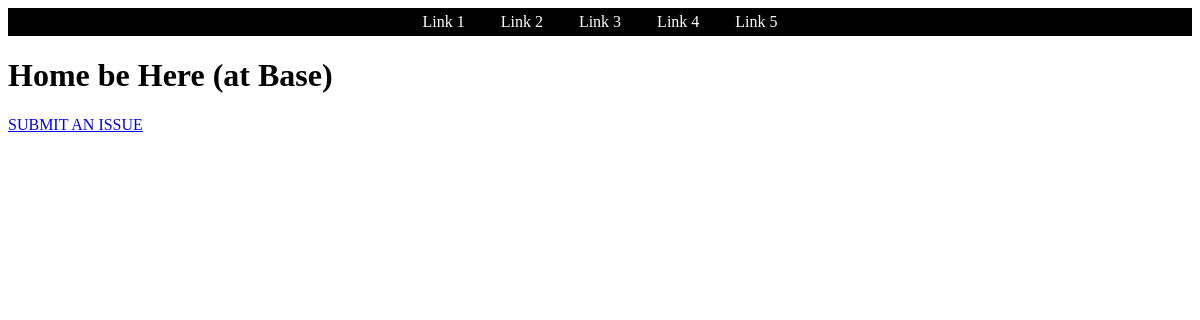
Before: / with the older database file.
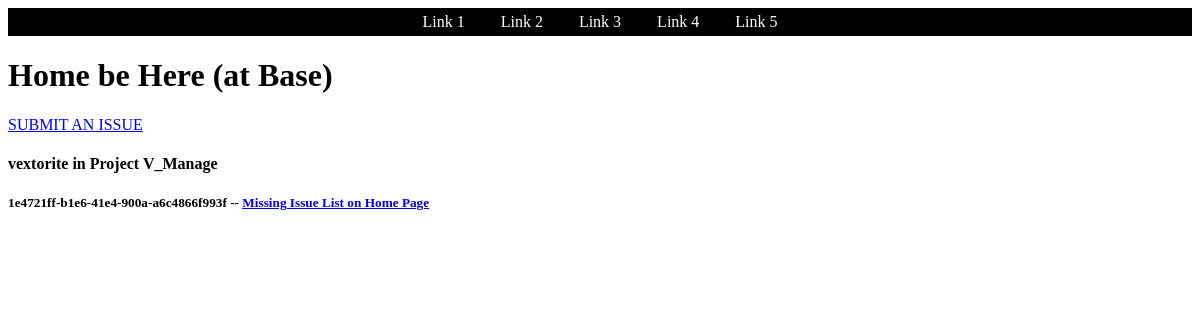
After: the same page with the newer database file.
### base/models.py (models this page shows, shortened)
class Issue(models.Model):
    user = models.ForeignKey(User, on_delete=models.SET_NULL, null=True)
    title = models.CharField(max_length=250)
    id = models.UUIDField(primary_key=True, default=uuid.uuid4, editable=False)
    description = models.TextField(blank=True, null=True)
    dateCreated = models.DateTimeField(auto_now_add=True)
    dateModified = models.DateTimeField(auto_now=True)
    priority = 1
    state = 'pending fix'
    project = models.ForeignKey(Project, default=None ,on_delete=models.CASCADE)

class Project(models.Model):
    title = models.CharField(max_length=250)
    description = models.TextField(blank=True, null=True)
    id = models.UUIDField(primary_key=True, default=uuid.uuid4, editable=False)
    members = models.ManyToManyField(User)
    dateCreated = models.DateTimeField(auto_now_add=True)

### base/views.py (the view)
# urls.py: 2. Add a URL to urlpatterns:  path('', views.home, name='home')
def home(request):
    logged_issues = Issue.objects.all()
    return render(request, 'base/home.html', context={'issues':logged_issues})

### base/templates/base/home.html
{% extends 'main.html' %}
{%block content%}
<h1> Home be Here (at Base)</h1>
<div>
    <a href='{% url "create-issue"%}'> SUBMIT AN ISSUE</a>
    <div>
        {% for issue in issues %}
        <div>
            <h4>{{issue.user.username}} in Project {{issue.project.title}}</h4>
            <h5>{{issue.id}} -- <a href='{% url "issue" issue.id %}'>{{issue.title}}</a> </h5>
            <br>
        </div>
        {%endfor%}
    </div>
</div>
{%endblock%}

### templates/main.html (shortened to what this page needs)
<!DOCTYPE html>
<html>
<head>
</head>
<body>
    {% include 'navbar.html' %}
    {% block content %}
    {% endblock %}
</body>
</html>

### templates/navbar.html (shortened to what this page needs)
<!DOCTYPE html PUBLIC "-//W3C//DTD XHTML 1.0 Transitional//EN" "http://www.w3.org/TR/xhtml1/DTD/xhtml1-transitional.dtd">
<html xmlns="http://www.w3.org/1999/xhtml">
<head>
</head>
<body>
<div id="navbar">
  <ul>
	<li><a href="http://github.com">Link 1</a></li>
	<li><a href="http://github.com">Link 2</a></li>
	<li><a href="http://github.com">Link 3</a></li>
	<li><a href="http://github.com">Link 4</a></li>
	<li><a href="http://github.com">Link 5</a></li>
  </ul>
</div>
</body>
</html>

### templates/navbar.html (style rules this page uses)
#navbar ul li { display: inline; }
#navbar ul li a { text-decoration: none; padding: .2em 1em; color: #fff; background-color: #000; }

Changed rows visible on the page:
added Issue: user.username "vextorite", project "V_Manage", id "1e4721ff-b1e6-41e4-900a-a6c4866f993f", title "Missing Issue List on Home Page"
